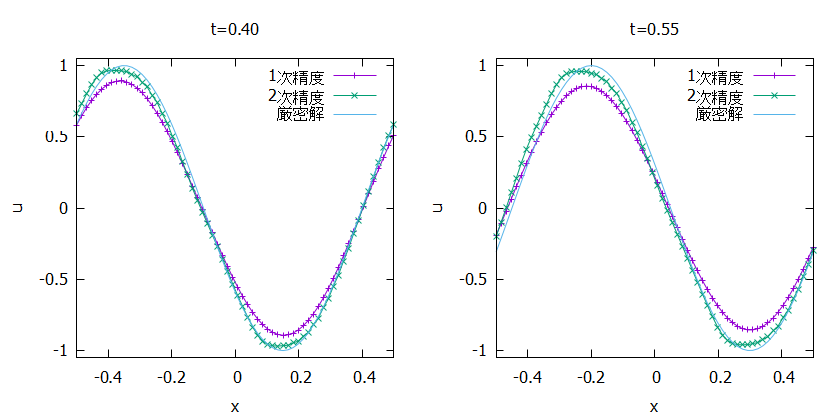

Recreate this plot in gnuplot.
reset
set terminal pngcairo size 840, 420
set out "01.png"

set multiplot layout 1, 2

set title "t=0.40"
set xlabel "x"
set ylabel "u"
set xrange [-0.5:0.5]
set yrange [-1.05:1.05]
plot "out_1st_40.data" w lp title "1次精度", \
"out_heun_40.data" w lp title "2次精度", \
"out_as_40.data" w l title "厳密解"

set title "t=0.55"
set xlabel "x"
set ylabel "u"
set xrange [-0.5:0.5]
set yrange [-1.05:1.05]
plot "out_1st_55.data" w lp title "1次精度", \
"out_heun_55.data" w lp title "2次精度", \
"out_as_55.data" w l title "厳密解"

unset multiplot
set out
set terminal wxt enhanced
reset
